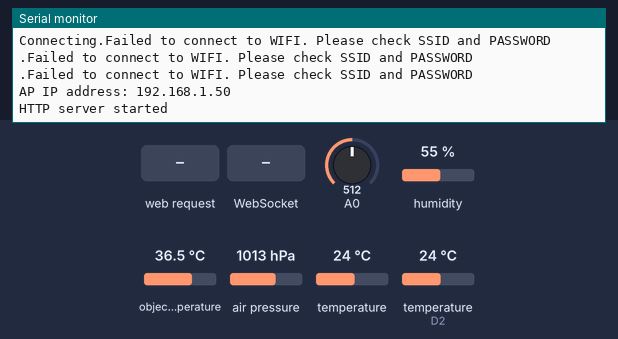
A sketch run on a simulated ESP8266 (NodeMCU). Parts: the last lines printed to the serial monitor. The test bench sets the inputs (shaded band); at power-on: humidity 55 %, object temperature 36.5 °C, A0 = 512, air pressure 1013 hPa, temperature 24 °C, temperature (sensor on D2) 24 °C. WiFi joins after 1.5 s; servers stay silent unless stated; storage starts empty.

Above: at 3.7 s.
3.8 s: HTTP request GET / received
At 4.8 s:
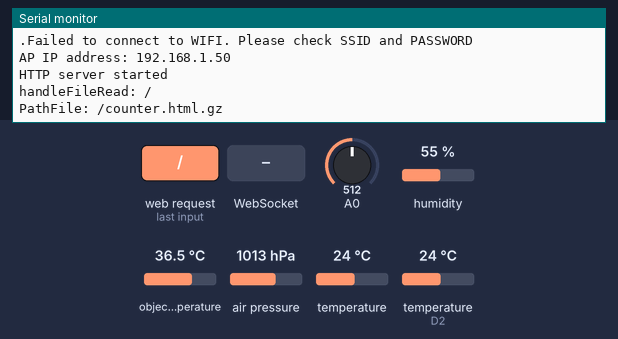
5.3 s: WebSocket text "#" received
At 6.4 s:
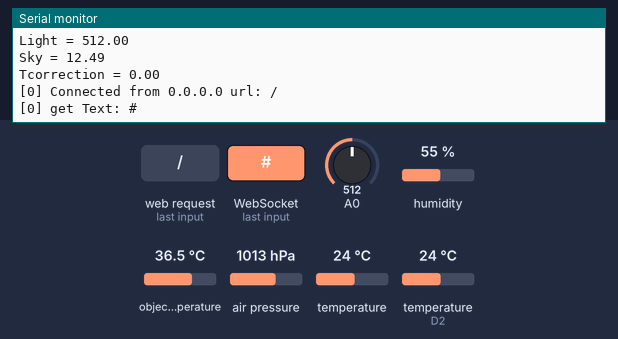
6.8 s: humidity set to 22 %
8.3 s: object temperature set to 20 °C
9.8 s: A0 set to 716
At 10.9 s:
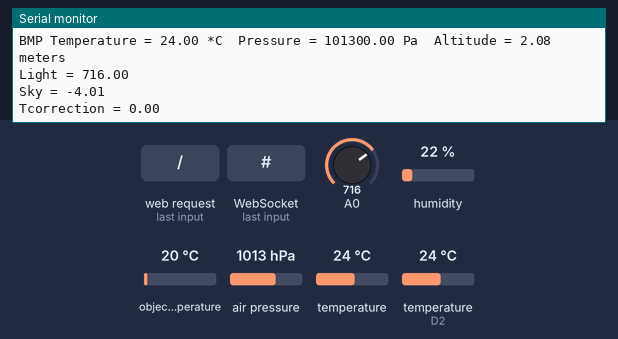

Measured:
- after the input at 3.8 s, the serial monitor: prints a new line at once (image 1)
- after the input at 5.3 s, the serial monitor: prints a new line at once (image 2)
- after the input at 9.8 s, the serial monitor: prints a new line after 0.22 s (image 3)

The sketch:

esp8266-cloud.ino
```cpp
#include <FS.h>
#include <WebSocketsServer.h>
#include "Helper.h"

void setup() {
  Serial.begin(115200);
  Wire.begin(SDAPIN, SCLPIN); // SDA, SCL

  Serial.println("Configuring Sensors");
  mlx.begin();
  bmp.begin();

  delay(1000);
  SPIFFS.begin();
  Serial.println("Configuring Access Point");

  setupWiFi();
  IPAddress myIP = WiFi.localIP();
  Serial.print("AP IP address: "); Serial.println(myIP);

  server.on("/", HTTP_GET, []() {
    handleFileRead("/");
  });

  server.onNotFound([]() {                          // Handle when user requests a file that does not exist
    if (!handleFileRead(server.uri()))
      server.send(404, "text/plain", "FileNotFound");
  });

  webSocket.begin();                                // start webSocket server
  webSocket.onEvent(webSocketEvent);                // callback function

  server.begin();
  Serial.println("HTTP server started");
  yield();
}

void loop() {
  static unsigned long l = 0;                     // only initialized once
  unsigned long t;                                // local var: type declaration at compile time

  t = millis();

  if((t - l) > 5000) {                            // update temp every 5 seconds
    readSensors();
    printSensors();
    yield();
    webSocket.sendTXT(socketNumber, "dht,Temperature, " + String(dhtTemperature));
    webSocket.sendTXT(socketNumber, "dht,Humidity, " + String(dhtHumidity));
    webSocket.sendTXT(socketNumber, "mlx,Ambient, " + String(mlxAmbient));
    webSocket.sendTXT(socketNumber, "mlx,Object, " + String(mlxObject));
    webSocket.sendTXT(socketNumber, "bmp,Temperature, " + String(bmpTemperature));
    webSocket.sendTXT(socketNumber, "bmp,Pressure, " + String(bmpPressure));
    webSocket.sendTXT(socketNumber, "bmp,Altitude, " + String(bmpAltitude));
    webSocket.sendTXT(socketNumber, "light,Light, " + String(light));
    webSocket.sendTXT(socketNumber, "sky,Sky, " + String(sky));
    l = t;
    yield();
  }

  server.handleClient();
  webSocket.loop();
}
```

Helper.h
```cpp
#include <ESP8266WiFi.h>
#include <ESP8266WebServer.h>
#include <WebSocketsServer.h>

#include <Wire.h>
#include <Adafruit_MLX90614.h>
#include <Adafruit_BMP085.h>
#include "DHT.h"

#define DHTPIN 4     // what digital pin the DHT22 is conected to
#define SDAPIN D5
#define SCLPIN D4
#define DHTTYPE DHT22   // There are multiple kinds of DHT sensors

//https://indiduino.wordpress.com/2013/02/02/meteostation/
#define K1 33
#define K2 0
#define K3 4
#define K4 100
#define K5 100
#define CLOUD_THRESHOLD 30
#define CLOUD_TEMP_CLEAR -8
#define CLOUD_TEMP_OVERCAST 0

float Tcorrection() {
  return  (K1 / 100) * (CLOUD_THRESHOLD - K2 / 10) + (K3 / 100) * pow((exp (K4 / 1000 * CLOUD_THRESHOLD)) , (K5 / 100));
}

Adafruit_MLX90614 mlx = Adafruit_MLX90614();
Adafruit_BMP085 bmp;
DHT dht(DHTPIN, DHTTYPE);

const char*         WIFI_PASS = "password";        // "put your password here before compiling"
const char*         WIFI_SSID = "ssid";
uint8_t            socketNumber;

ESP8266WebServer server(80);
WebSocketsServer webSocket(81);

float mlxAmbient = 0.0;
float mlxObject = 0.0;
float dhtHumidity = 0.0;
float dhtTemperature = 0.0;
float bmpTemperature = 0.0;
float bmpPressure = 0.0;
float bmpAltitude = 0.0;
float light = 0;
float sky = 0;

void handleRoot() {
  server.send(200, "text/html", "<h1>You are connected</h1>");
}

void webSocketEvent(uint8_t num, WStype_t type, uint8_t * payload, size_t lenght) {
  switch (type) {
    case WStype_DISCONNECTED:
      // Reset the control for sending samples of ADC to idle to allow for web server to respond.
      Serial.printf("[%u] Disconnected!\n", num);
      yield();
      break;
    case WStype_CONNECTED: {                  // Braces required http://stackoverflow.com/questions/5685471/error-jump-to-case-label
      IPAddress ip = webSocket.remoteIP(num);
      Serial.printf("[%u] Connected from %d.%d.%d.%d url: %s\n", num, ip[0], ip[1], ip[2], ip[3], payload);
      yield();
      socketNumber = num;
      break;
      }
    case WStype_TEXT:
      if (payload[0] == '#') {
        Serial.printf("[%u] get Text: %s\n", num, payload);
        yield();
      }
      break;
    case WStype_ERROR:
      Serial.printf("Error [%u] , %s\n", num, payload);
      yield();
  }
}

float temperatureSky(float mlxIR, float ambienceTemp) {
  return (mlxIR - ambienceTemp) - Tcorrection();
}

void readSensors() {
  float temp;
  temp = mlx.readAmbientTempC();
  if(temp) {
    mlxAmbient = temp;
  }
  temp = mlx.readObjectTempC();
  if(temp) {
    mlxObject = temp;
  }

  temp = dht.readHumidity();
  if(!isnan(temp)) {
    dhtHumidity = temp;
  }
  temp = dht.readTemperature();
  if(!isnan(temp)) {
    dhtTemperature = temp;
  }

  bmpTemperature = bmp.readTemperature();
  bmpPressure = bmp.readPressure();
  bmpAltitude = bmp.readAltitude();

  light = analogRead(0);
  sky = temperatureSky(mlxObject, bmpTemperature);
}

void printSensors() {
  Serial.print("MLX Ambient = "); Serial.print(mlxAmbient);
  Serial.print("*C\tObject = "); Serial.print(mlxObject); Serial.println("*C");

  Serial.print("DHT humidity = "); Serial.print(dhtHumidity);
  Serial.print("\tTemperature = "); Serial.print(dhtTemperature); Serial.println("*C");

  Serial.print("BMP Temperature = ");
  Serial.print(bmpTemperature);
  Serial.print(" *C");

  Serial.print("\tPressure = ");
  Serial.print(bmpPressure);
  Serial.print(" Pa");

  // Calculate altitude assuming 'standard' barometric
  // pressure of 1013.25 millibar = 101325 Pascal
  Serial.print("\tAltitude = ");
  Serial.print(bmpAltitude);
  Serial.println(" meters");

//  Serial.print("Pressure at sealevel (calculated) = ");
//  Serial.print(bmp.readSealevelPressure());
//  Serial.println(" Pa");

  Serial.print("Light = "); Serial.println(light);
  Serial.print("Sky = "); Serial.println(sky);
  Serial.print("Tcorrection = "); Serial.println(Tcorrection());
}

String getContentType(String filename) {
  yield();
  if (server.hasArg("download"))      return "application/octet-stream";
  else if (filename.endsWith(".htm")) return "text/html";
  else if (filename.endsWith(".html"))return "text/html";
  else if (filename.endsWith(".css")) return "text/css";
  else if (filename.endsWith(".js"))  return "application/javascript";
  else if (filename.endsWith(".png")) return "image/png";
  else if (filename.endsWith(".gif")) return "image/gif";
  else if (filename.endsWith(".jpg")) return "image/jpeg";
  else if (filename.endsWith(".ico")) return "image/x-icon";
  else if (filename.endsWith(".xml")) return "text/xml";
  else if (filename.endsWith(".pdf")) return "application/x-pdf";
  else if (filename.endsWith(".zip")) return "application/x-zip";
  else if (filename.endsWith(".gz"))  return "application/x-gzip";
  else if (filename.endsWith(".svg")) return "image/svg+xml";
  return "text/plain";
}

void setupWiFi()
{
  WiFi.persistent(false);
  WiFi.mode(WIFI_OFF);
  WiFi.mode(WIFI_STA);
  WiFi.begin(WIFI_SSID, WIFI_PASS);
  Serial.print("Connecting");
  while (WiFi.status() != WL_CONNECTED)
  {
    delay(500);
    Serial.print(".");
    if (WiFi.status() != WL_CONNECT_FAILED) {
      Serial.println("Failed to connect to WIFI. Please check SSID and PASSWORD");
    }
  }
}

bool handleFileRead(String path) {
  Serial.println("handleFileRead: " + path);

  if (path.endsWith("/")) {
    path += "counter.html";
  }

  String contentType = getContentType(path);
  String pathWithGz = path + ".gz";
  Serial.println("PathFile: " + pathWithGz);

  if (SPIFFS.exists(pathWithGz) || SPIFFS.exists(path)) {
    if (SPIFFS.exists(pathWithGz)) path += ".gz";
    File file = SPIFFS.open(path, "r");
    size_t sent = server.streamFile(file, contentType);
    file.close();
    return true;
  }
  yield();
  return false;
}
```
